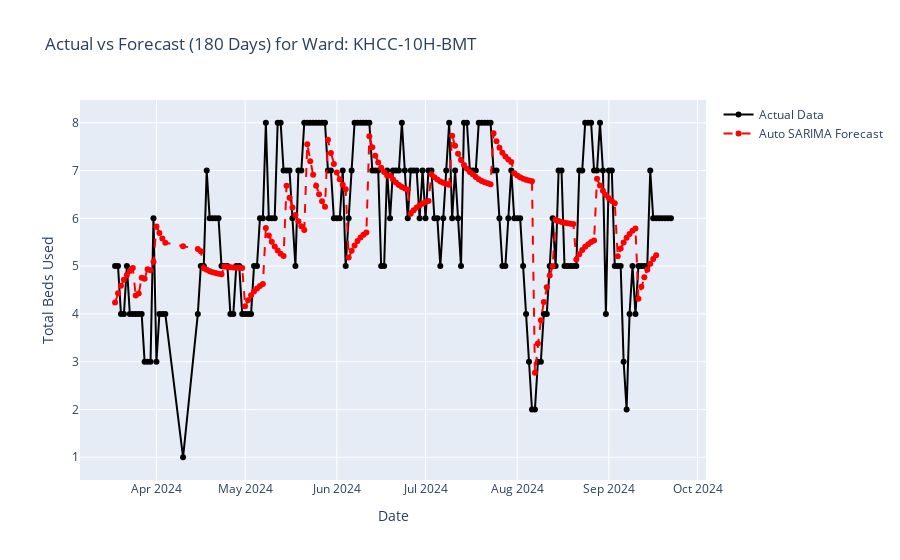
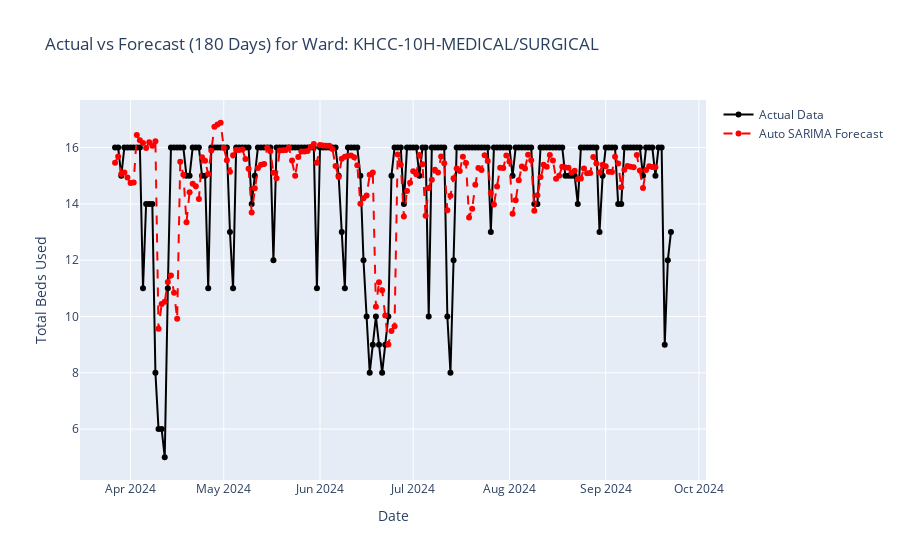
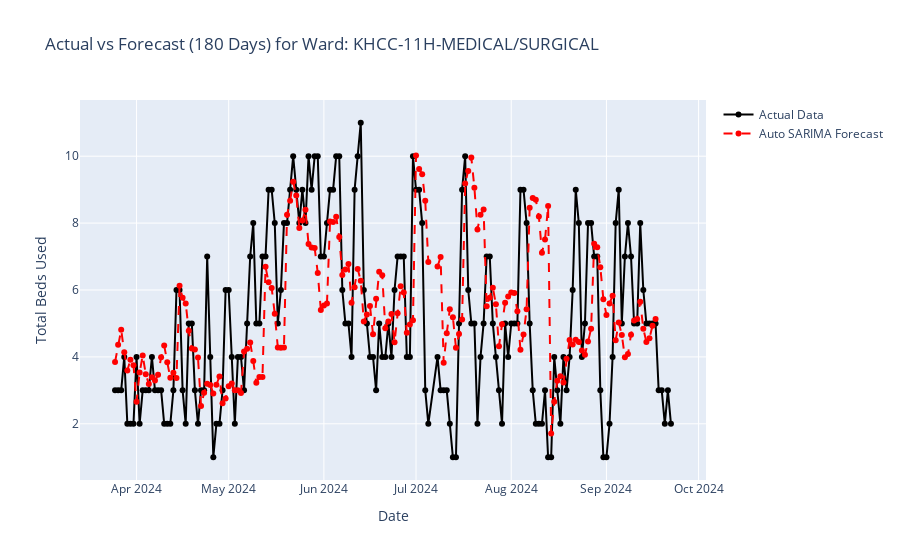
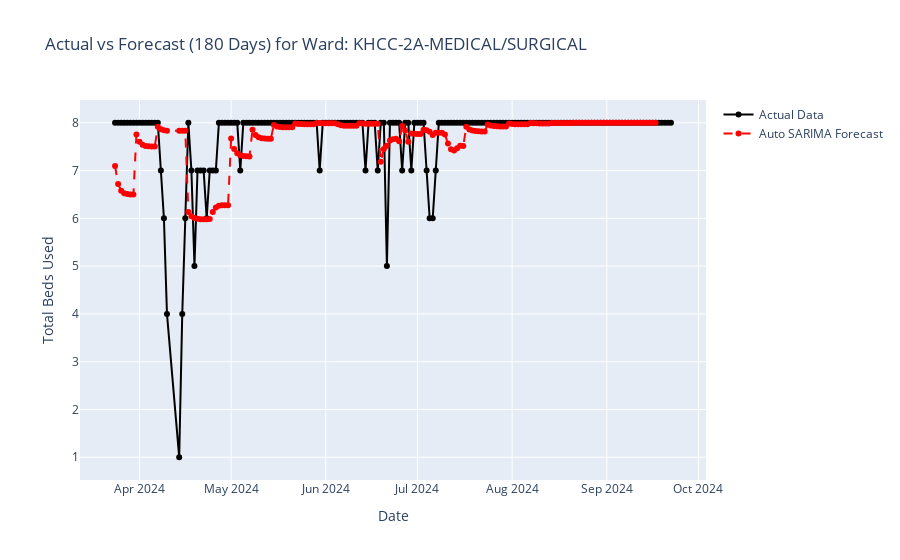

Source (notebook cell) for these figures, in order:
### Code cell
import pandas as pd
import numpy as np
from pmdarima import auto_arima  # For automatic ARIMA model selection
import plotly.graph_objects as go
from sklearn.metrics import mean_squared_error, mean_absolute_error

# Load the dataset
df = pd.read_csv(r"C:\Users\4t4\OneDrive\Desktop\time series for beds\holt's-W\WARD_daily.csv")

# Convert 'Date' to datetime format for proper time series analysis
df['Date'] = pd.to_datetime(df['Date'])

# Get a list of unique wards for individual analysis
wards = df['WARD'].unique()

# Initialize a DataFrame to store evaluation results for all wards
all_evaluation_results = pd.DataFrame()

# Wards to exclude from analysis due to data quality issues or irrelevance
excluded_wards = ["KHCC-ADULT DAY CASE NZR", "KHCC-EMERGENCY KSB ROOM", "KHCC-BMT DAY CASE"]

# Iterate through each ward for individual forecasting
for ward in wards:
    if ward in excluded_wards:
        print(f"Skipping ward: {ward}")
        continue

    print(f"\nProcessing ward: {ward}")

    # Filter the data for the current ward
    df_ward = df[df['WARD'] == ward][['Date', 'TotalBedsUsed']].copy()

    # Check if there's sufficient data for analysis
    if len(df_ward) < 187:
        print(f"Not enough data for ward {ward}. Skipping.")
        continue

    # Sort the data chronologically and set 'Date' as the index
    df_ward.sort_values('Date', inplace=True)
    df_ward.set_index('Date', inplace=True)

    # Extract 'TotalBedsUsed' for modeling
    total_beds = df_ward['TotalBedsUsed']

    # Split the data: all but last 180 days for training, last 180 days for testing
    train_data = total_beds.iloc[:-180]
    test_data = total_beds.iloc[-180:]

    # Initialize a DataFrame to store actual and forecasted values for 180 days
    forecast_results = pd.DataFrame(index=test_data.index, columns=['Actual', 'AutoSARIMA'])
    forecast_results['Actual'] = test_data

    # Fit the Auto ARIMA model on the training data
    try:
        model = auto_arima(train_data, seasonal=True, m=7, suppress_warnings=True, error_action="ignore")
    except Exception as e:
        print(f"Error fitting model for ward {ward}: {e}")
        continue

    # Perform rolling forecast for the 180-day period
    for i in range(0, 180, 7):
        # Update training data to include actual values up to the current point
        temp_train_data = total_beds.iloc[:-(180 - i)]

        # Refit the model with updated training data
        try:
            model = auto_arima(temp_train_data, seasonal=True, m=7, suppress_warnings=True, error_action="ignore")
        except Exception as e:
            print(f"Error refitting model for ward {ward}: {e}")
            continue

        # Forecast the next 7 days
        try:
            forecast = model.predict(n_periods=7)
            if len(forecast) == 7:
                forecast_results['AutoSARIMA'].iloc[i:i+7] = forecast
            else:
                print(f"Skipping forecast for ward {ward} at step {i} due to incorrect length.")
        except Exception as e:
            print(f"Error forecasting for ward {ward}: {e}")
            continue

    # Plot actual vs forecasted values for the 180-day period
    fig = go.Figure()

    # Actual values
    fig.add_trace(go.Scatter(
        x=forecast_results.index, y=forecast_results['Actual'], mode='lines+markers',
        name='Actual Data', line=dict(color='black')
    ))

    # Forecasted values
    fig.add_trace(go.Scatter(
        x=forecast_results.index, y=forecast_results['AutoSARIMA'], mode='lines+markers',
        name='Auto SARIMA Forecast', line=dict(color='red', dash='dash')
    ))

    # Customize plot layout
    fig.update_layout(
        title=f"Actual vs Forecast (180 Days) for Ward: {ward}",
        xaxis_title='Date',
        yaxis_title='Total Beds Used',
        showlegend=True
    )

    fig.show()

    # Calculate and store MSE and MAE for the forecast
    try:
        valid_forecasts = forecast_results.dropna()
        mse_results = pd.DataFrame({
            'Model': ['AutoSARIMA'],
            'MSE': [mean_squared_error(valid_forecasts['Actual'], valid_forecasts['AutoSARIMA'])],
            'MAE': [mean_absolute_error(valid_forecasts['Actual'], valid_forecasts['AutoSARIMA'])]
        })

        # Add the ward name and append to the overall results
        mse_results['Ward'] = ward
        all_evaluation_results = pd.concat([all_evaluation_results, mse_results], ignore_index=True)
    except Exception as e:
        print(f"Error calculating MSE and MAE for ward {ward}: {e}")

# Save evaluation results for all wards to a CSV file
all_evaluation_results.to_csv('evaluation_results_all_wards_autosarima.csv', index=False)
print("\nEvaluation results saved to 'evaluation_results_all_wards_autosarima.csv'")

### Figure 1 — Plotly figure (JSON) as saved in the notebook; plotly's stock layout.template omitted (floating-point values rounded to 4 significant figures; data arrays with more than 128 entries replaced by an {"elided": "..."} marker saying what was removed)
{"data": [{"line": {"color": "black"}, "mode": "lines+markers", "name": "Actual Data", "type": "scatter", "x": {"elided": "180 str values"}, "y": {"elided": "180 int values"}}, {"line": {"color": "red", "dash": "dash"}, "mode": "lines+markers", "name": "Auto SARIMA Forecast", "type": "scatter", "x": {"elided": "180 str values"}, "y": {"elided": "180 float values"}}], "layout": {"showlegend": true, "title": {"text": "Actual vs Forecast (180 Days) for Ward: KHCC-10H-BMT"}, "xaxis": {"title": {"text": "Date"}}, "yaxis": {"title": {"text": "Total Beds Used"}}}}

### Figure 2 — Plotly figure (JSON) as saved in the notebook; plotly's stock layout.template omitted (floating-point values rounded to 4 significant figures; data arrays with more than 128 entries replaced by an {"elided": "..."} marker saying what was removed)
{"data": [{"line": {"color": "black"}, "mode": "lines+markers", "name": "Actual Data", "type": "scatter", "x": {"elided": "180 str values"}, "y": {"elided": "180 int values"}}, {"line": {"color": "red", "dash": "dash"}, "mode": "lines+markers", "name": "Auto SARIMA Forecast", "type": "scatter", "x": {"elided": "180 str values"}, "y": {"elided": "180 float values"}}], "layout": {"showlegend": true, "title": {"text": "Actual vs Forecast (180 Days) for Ward: KHCC-10H-MEDICAL/SURGICAL"}, "xaxis": {"title": {"text": "Date"}}, "yaxis": {"title": {"text": "Total Beds Used"}}}}

### Figure 3 — Plotly figure (JSON) as saved in the notebook; plotly's stock layout.template omitted (floating-point values rounded to 4 significant figures; data arrays with more than 128 entries replaced by an {"elided": "..."} marker saying what was removed)
{"data": [{"line": {"color": "black"}, "mode": "lines+markers", "name": "Actual Data", "type": "scatter", "x": {"elided": "180 str values"}, "y": {"elided": "180 int values"}}, {"line": {"color": "red", "dash": "dash"}, "mode": "lines+markers", "name": "Auto SARIMA Forecast", "type": "scatter", "x": {"elided": "180 str values"}, "y": {"elided": "180 float values"}}], "layout": {"showlegend": true, "title": {"text": "Actual vs Forecast (180 Days) for Ward: KHCC-11H-MEDICAL/SURGICAL"}, "xaxis": {"title": {"text": "Date"}}, "yaxis": {"title": {"text": "Total Beds Used"}}}}

### Figure 4 — Plotly figure (JSON) as saved in the notebook; plotly's stock layout.template omitted (floating-point values rounded to 4 significant figures; data arrays with more than 128 entries replaced by an {"elided": "..."} marker saying what was removed)
{"data": [{"line": {"color": "black"}, "mode": "lines+markers", "name": "Actual Data", "type": "scatter", "x": {"elided": "180 str values"}, "y": {"elided": "180 int values"}}, {"line": {"color": "red", "dash": "dash"}, "mode": "lines+markers", "name": "Auto SARIMA Forecast", "type": "scatter", "x": {"elided": "180 str values"}, "y": {"elided": "180 float values"}}], "layout": {"showlegend": true, "title": {"text": "Actual vs Forecast (180 Days) for Ward: KHCC-2A-MEDICAL/SURGICAL"}, "xaxis": {"title": {"text": "Date"}}, "yaxis": {"title": {"text": "Total Beds Used"}}}}
